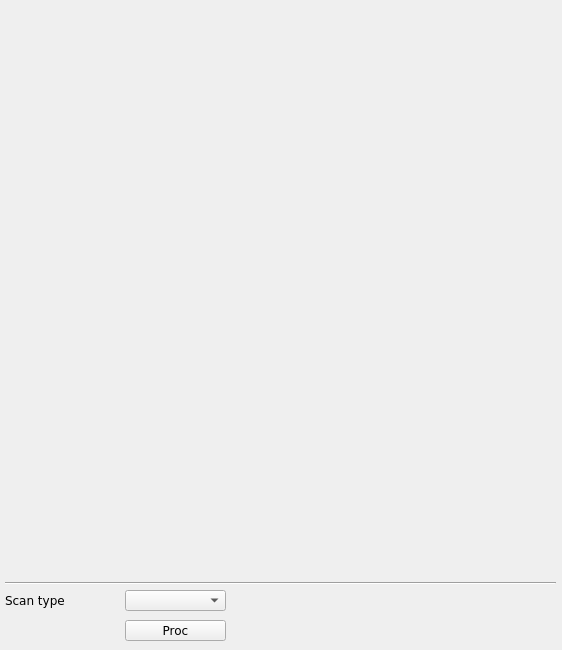
<?xml version="1.0" encoding="UTF-8"?>
<ui version="4.0">
 <class>mainWindow</class>
 <widget class="QMainWindow" name="mainWindow">
  <property name="geometry">
   <rect>
    <x>0</x>
    <y>0</y>
    <width>562</width>
    <height>650</height>
   </rect>
  </property>
  <property name="windowTitle">
   <string/>
  </property>
  <property name="Title" stdset="0">
   <string/>
  </property>
  <widget class="QWidget" name="centralwidget">
   <widget class="caCartesianPlot" name="tbtddcsynth_x">
    <property name="geometry">
     <rect>
      <x>9</x>
      <y>9</y>
      <width>546</width>
      <height>275</height>
     </rect>
    </property>
    <property name="font">
     <font>
      <family>Sans</family>
      <pointsize>8</pointsize>
     </font>
    </property>
    <property name="Title" stdset="0">
     <string notr="true">Horizontal position H2</string>
    </property>
    <property name="TitleX">
     <string notr="true">Data atoms</string>
    </property>
    <property name="TitleY">
     <string notr="true">Position [nm]</string>
    </property>
    <property name="channels_1" stdset="0">
     <string notr="true">;$(BPM):sph.x22</string>
    </property>
    <property name="Style_1">
     <enum>caCartesianPlot::Lines</enum>
    </property>
    <property name="symbol_1">
     <enum>caCartesianPlot::Star1</enum>
    </property>
    <property name="color_1">
     <color>
      <red>255</red>
      <green>0</green>
      <blue>0</blue>
     </color>
    </property>
    <property name="Style_2">
     <enum>caCartesianPlot::Lines</enum>
    </property>
    <property name="plotMode">
     <enum>caCartesianPlot::PlotNPointsAndStop</enum>
    </property>
    <property name="countNumOrChannel" stdset="0">
     <string notr="true"/>
    </property>
    <property name="triggerChannel" stdset="0">
     <string notr="true"/>
    </property>
    <property name="foreground">
     <color alpha="0">
      <red>255</red>
      <green>255</green>
      <blue>255</blue>
     </color>
    </property>
    <property name="gridColor">
     <color>
      <red>0</red>
      <green>0</green>
      <blue>0</blue>
     </color>
    </property>
    <property name="XaxisScaling" stdset="0">
     <enum>caCartesianPlot::Auto</enum>
    </property>
    <property name="XaxisLimits">
     <string>0;100</string>
    </property>
    <property name="YaxisLimits">
     <string>-1000000;-900000</string>
    </property>
   </widget>
   <widget class="caCartesianPlot" name="tbtddcsynth_y">
    <property name="geometry">
     <rect>
      <x>9</x>
      <y>295</y>
      <width>546</width>
      <height>275</height>
     </rect>
    </property>
    <property name="font">
     <font>
      <family>Sans</family>
      <pointsize>8</pointsize>
     </font>
    </property>
    <property name="Title" stdset="0">
     <string notr="true">Vertical position H2</string>
    </property>
    <property name="TitleX">
     <string notr="true">Data atoms</string>
    </property>
    <property name="TitleY">
     <string notr="true">Position [nm]</string>
    </property>
    <property name="channels_1" stdset="0">
     <string notr="true">;$(BPM):sph.y22</string>
    </property>
    <property name="Style_1">
     <enum>caCartesianPlot::Lines</enum>
    </property>
    <property name="symbol_1">
     <enum>caCartesianPlot::Star1</enum>
    </property>
    <property name="color_1">
     <color>
      <red>33</red>
      <green>0</green>
      <blue>255</blue>
     </color>
    </property>
    <property name="channels_2" stdset="0">
     <string notr="true"/>
    </property>
    <property name="symbol_2">
     <enum>caCartesianPlot::Star2</enum>
    </property>
    <property name="color_2">
     <color>
      <red>6</red>
      <green>0</green>
      <blue>255</blue>
     </color>
    </property>
    <property name="plotMode">
     <enum>caCartesianPlot::PlotNPointsAndStop</enum>
    </property>
    <property name="countNumOrChannel" stdset="0">
     <string notr="true"/>
    </property>
    <property name="triggerChannel" stdset="0">
     <string notr="true"/>
    </property>
    <property name="foreground">
     <color alpha="0">
      <red>255</red>
      <green>255</green>
      <blue>255</blue>
     </color>
    </property>
    <property name="gridColor">
     <color>
      <red>0</red>
      <green>0</green>
      <blue>0</blue>
     </color>
    </property>
    <property name="XaxisScaling" stdset="0">
     <enum>caCartesianPlot::Auto</enum>
    </property>
    <property name="XaxisLimits">
     <string>0;100</string>
    </property>
    <property name="YaxisLimits">
     <string>-1000000;-900000</string>
    </property>
   </widget>
   <widget class="QLabel" name="label_20">
    <property name="geometry">
     <rect>
      <x>5</x>
      <y>590</y>
      <width>131</width>
      <height>20</height>
     </rect>
    </property>
    <property name="font">
     <font>
      <family>DejaVu Sans</family>
      <pointsize>9</pointsize>
     </font>
    </property>
    <property name="text">
     <string>Scan type</string>
    </property>
   </widget>
   <widget class="caMenu" name="tbtddcsynth_scan">
    <property name="geometry">
     <rect>
      <x>125</x>
      <y>590</y>
      <width>101</width>
      <height>21</height>
     </rect>
    </property>
    <property name="font">
     <font>
      <family>DejaVu Sans</family>
      <pointsize>9</pointsize>
     </font>
    </property>
    <property name="channel" stdset="0">
     <string notr="true">$(BPM):sph.SCAN</string>
    </property>
   </widget>
   <widget class="caMessageButton" name="camessagebutton">
    <property name="geometry">
     <rect>
      <x>125</x>
      <y>620</y>
      <width>101</width>
      <height>21</height>
     </rect>
    </property>
    <property name="font">
     <font>
      <family>DejaVu Sans</family>
      <pointsize>9</pointsize>
     </font>
    </property>
    <property name="text">
     <string>Proc</string>
    </property>
    <property name="flat">
     <bool>false</bool>
    </property>
    <property name="fontScaleMode">
     <enum>EPushButton::WidthAndHeight</enum>
    </property>
    <property name="channel" stdset="0">
     <string notr="true">$(BPM):sph.PROC</string>
    </property>
    <property name="background">
     <color>
      <red>255</red>
      <green>255</green>
      <blue>255</blue>
     </color>
    </property>
    <property name="pressMessage">
     <string notr="true">1</string>
    </property>
   </widget>
   <widget class="Line" name="line_2">
    <property name="geometry">
     <rect>
      <x>5</x>
      <y>575</y>
      <width>551</width>
      <height>16</height>
     </rect>
    </property>
    <property name="orientation">
     <enum>Qt::Horizontal</enum>
    </property>
   </widget>
  </widget>
 </widget>
 <customwidgets>
  <customwidget>
   <class>QwtPlot</class>
   <extends>QFrame</extends>
   <header>qwt_plot.h</header>
  </customwidget>
  <customwidget>
   <class>caMenu</class>
   <extends>QComboBox</extends>
   <header>caMenu</header>
  </customwidget>
  <customwidget>
   <class>caMessageButton</class>
   <extends>QPushButton</extends>
   <header>caMessageButton</header>
  </customwidget>
  <customwidget>
   <class>caCartesianPlot</class>
   <extends>QwtPlot</extends>
   <header>caCartesianPlot</header>
   <container>1</container>
  </customwidget>
 </customwidgets>
 <resources/>
 <connections/>
</ui>
